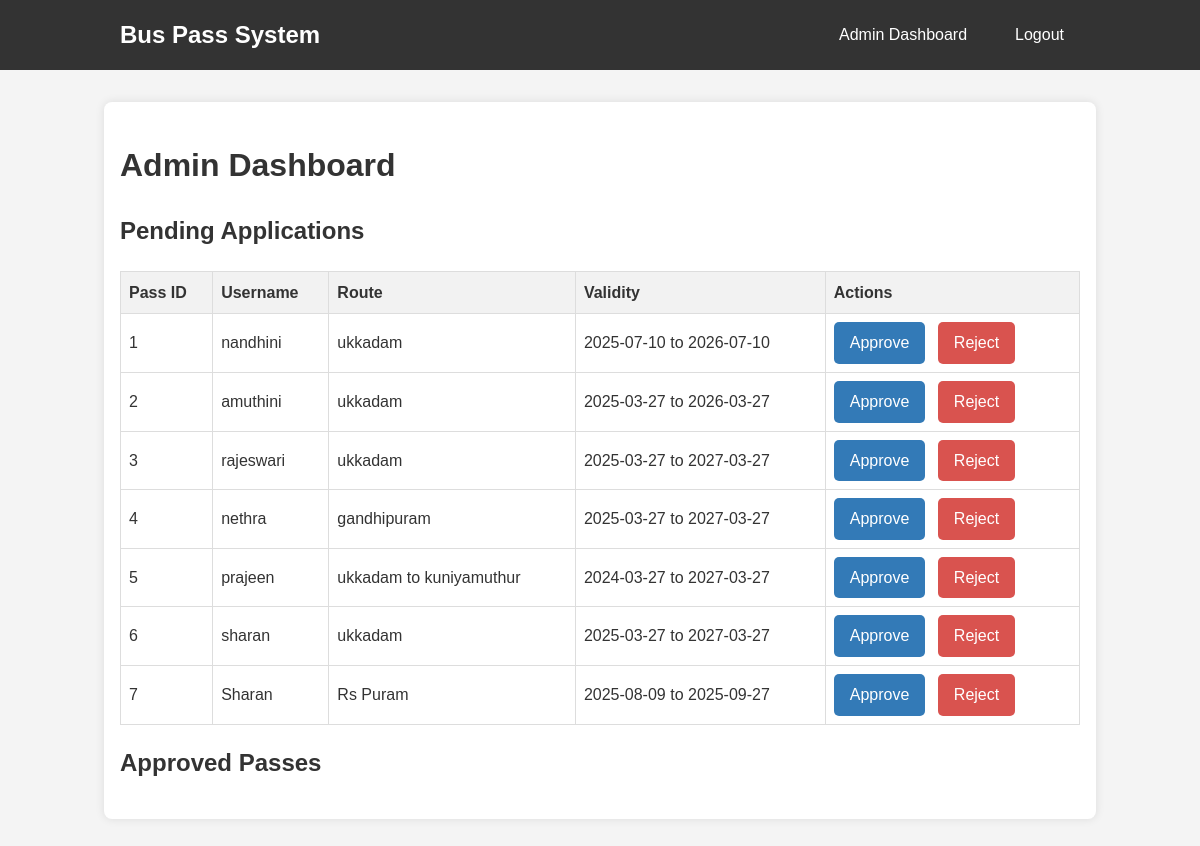
The page /admin/dashboard (signed in) on the database its author committed.
### tables this page shows
CREATE TABLE bus_passes (
            id INTEGER PRIMARY KEY,
            user_id INTEGER,
            start_date TEXT NOT NULL,
            end_date TEXT NOT NULL,
            route TEXT NOT NULL,
            status TEXT NOT NULL,
            FOREIGN KEY(user_id) REFERENCES users(id)
        );

CREATE TABLE users (
            id INTEGER PRIMARY KEY,
            username TEXT UNIQUE NOT NULL,
            password TEXT NOT NULL,
            is_admin INTEGER DEFAULT 0
        );

### app.py (the view)
@app.route('/admin/dashboard')
def admin_dashboard():
    if not session.get('is_admin'):
        return redirect(url_for('login'))
    pending_passes = query_db('''
        SELECT bus_passes.*, users.username FROM bus_passes
        JOIN users ON bus_passes.user_id = users.id
        WHERE bus_passes.status = 'pending'
    ''')
    approved_passes = query_db('''
        SELECT bus_passes.*, users.username FROM bus_passes
        JOIN users ON bus_passes.user_id = users.id
        WHERE bus_passes.status = 'approved'
    ''')
    return render_template('admin_dashboard.html', pending_passes=pending_passes, approved_passes=approved_passes)

### app.py (called while the page is built)
def get_db():
    db = getattr(g, '_database', None)
    if db is None:
        db = g._database = sqlite3.connect(DATABASE)
        db.row_factory = sqlite3.Row
    return db

@app.teardown_appcontext
def close_connection(exception):
    db = getattr(g, '_database', None)
    if db is not None:
        db.close()

def query_db(query, args=(), one=False):
    cur = get_db().execute(query, args)
    rv = cur.fetchall()
    cur.close()
    return (rv[0] if rv else None) if one else rv

### templates/admin_dashboard.html (shortened to what this page needs)
{% extends "layout.html" %}
{% block content %}
    <h1>Admin Dashboard</h1>
    <h2>Pending Applications</h2>
    {% if pending_passes %}
        <table>
            <thead>
                <tr>
                    <th>Pass ID</th>
                    <th>Username</th>
                    <th>Route</th>
                    <th>Validity</th>
                    <th>Actions</th>
                </tr>
            </thead>
            <tbody>
                {% for pass in pending_passes %}
                <tr>
                    <td>{{ pass['id'] }}</td>
                    <td>{{ pass['username'] }}</td>
                    <td>{{ pass['route'] }}</td>
                    <td>{{ pass['start_date'] }} to {{ pass['end_date'] }}</td>
                    <td>
                        <a href="{{ url_for('approve_pass', pass_id=pass['id']) }}" class="button">Approve</a>
                        <a href="{{ url_for('reject_pass', pass_id=pass['id']) }}" class="button red">Reject</a>
                    </td>
                </tr>
                {% endfor %}
            </tbody>
        </table>
    {% else %}
        <p>No pending applications.</p>
    {% endif %}
    <h2>Approved Passes</h2>
{% endblock %}

### templates/layout.html (shortened to what this page needs)
<!DOCTYPE html>
<html lang="en">
<head>
    <link rel="stylesheet" href="{{ url_for('static', filename='css/style.css') }}">
</head>
<body>
    <header>
        <nav>
            <a href="{{ url_for('index') }}" class="logo">Bus Pass System</a>
            <ul>
                {% if 'user_id' in session %}
                    {% if session['is_admin'] %}
                        <li><a href="{{ url_for('admin_dashboard') }}">Admin Dashboard</a></li>
                    {% else %}
                        <li><a href="{{ url_for('user_dashboard') }}">My Dashboard</a></li>
                    {% endif %}
                    <li><a href="{{ url_for('logout') }}">Logout</a></li>
                {% else %}
                    <li><a href="{{ url_for('login') }}">Login</a></li>
                    <li><a href="{{ url_for('register') }}">Register</a></li>
                {% endif %}
            </ul>
        </nav>
    </header>
    <main>
        {% block content %}{% endblock %}
    </main>
</body>
</html>

### static/css/style.css (style rules this page uses)
body { font-family: Arial, sans-serif; line-height: 1.6; margin: 0; padding: 0; background-color: #f4f4f4; color: #333; }
header { background: #333; color: #fff; padding: 1rem 0; }
nav { display: flex; justify-content: space-between; align-items: center; max-width: 960px; margin: 0 auto; padding: 0 1rem; }
nav .logo { color: #fff; text-decoration: none; font-size: 1.5rem; font-weight: bold; }
nav ul { list-style: none; display: flex; margin: 0; padding: 0; }
nav ul li { margin-left: 1rem; }
nav ul li a { color: #fff; text-decoration: none; padding: 0.5rem 1rem; }
main { max-width: 960px; margin: 2rem auto; padding: 1rem; background: #fff; border-radius: 8px; box-shadow: 0 0 10px rgba(0,0,0,0.1); }
h1, h2 { color: #333; }
.button, button { display: inline-block; background: #337ab7; color: #fff; padding: 0.5rem 1rem; text-decoration: none; border-radius: 5px; border: none; cursor: pointer; margin-right: 0.5rem; }
.button.red { background: #d9534f; }
table { width: 100%; border-collapse: collapse; margin-top: 1rem; }
table, th, td { border: 1px solid #ddd; text-align: left; padding: 8px; }
thead { background-color: #f2f2f2; }

### rows shown on the page
bus_passes: id "1", username "nandhini", route "ukkadam", start_date "2025-07-10", end_date "2026-07-10"
bus_passes: id "2", username "amuthini", route "ukkadam", start_date "2025-03-27", end_date "2026-03-27"
bus_passes: id "3", username "rajeswari", route "ukkadam", start_date "2025-03-27", end_date "2027-03-27"
bus_passes: id "4", username "nethra", route "gandhipuram", start_date "2025-03-27", end_date "2027-03-27"
bus_passes: id "5", username "prajeen", route "ukkadam to kuniyamuthur", start_date "2024-03-27", end_date "2027-03-27"
bus_passes: id "6", username "sharan", route "ukkadam", start_date "2025-03-27", end_date "2027-03-27"
bus_passes: id "7", username "Sharan", route "Rs Puram", start_date "2025-08-09", end_date "2025-09-27"
